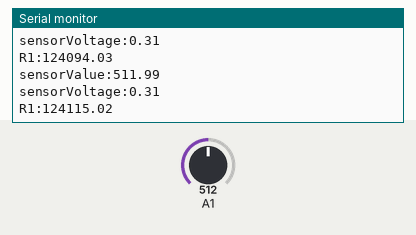
Recording of a sketch running on a simulated Arduino Uno, built with avr-gcc and run on an emulated ATmega328P. Parts: the last lines printed to the serial monitor. The inputs (shaded band) are chosen by the test bench; at power-on: A1 = 512.

Above: at 1.2 s.
1.3 s: A1 set to 104
At 1.47 s:
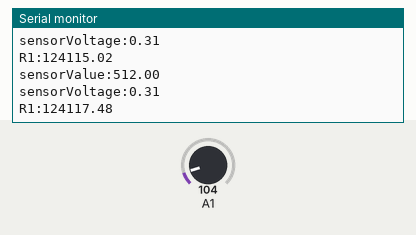
4.3 s: A1 set to 93
At 4.5 s:
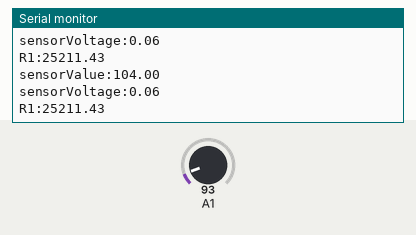
Timing chart, 0 to 7.3 s (numbered marks = the images above; inputs shaded):
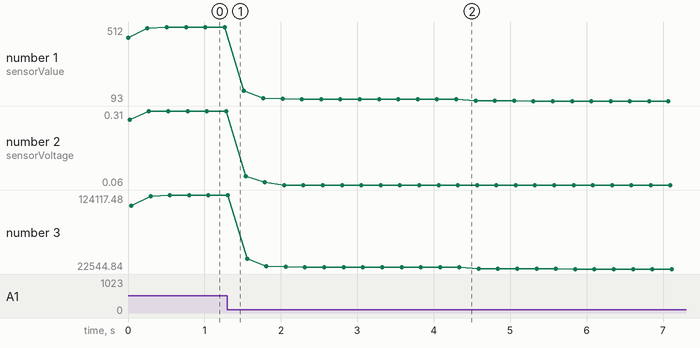

The sketch:

lab03-2.ino
```cpp
double sensorValue,sensorVoltage,R1;
void setup() {
  Serial.begin(9600);
}

void loop() {
  for (int i = 0; i <= 5; i++)
    sensorValue = 0.7 * sensorValue + 0.3 * analogRead(A1);
  sensorVoltage = sensorValue * 2.5 / 4095;
  R1 = sensorVoltage * 992700 / 2.5;
  Serial.print("sensorValue:");
  Serial.println(sensorValue);
  Serial.print("sensorVoltage:");
  Serial.println(sensorVoltage);
  Serial.print("R1:");
  Serial.println(R1);
  delay(250);
}
```

Measured:
- plotted number 1: 512 → 104 after the input at 1.3 s, 104 → 93 after the input at 4.3 s
- plotted number 2: 0.31 → 0.06 after the input at 1.3 s
- plotted number 3: 124115.02 → 25211.43 after the input at 1.3 s, 25211.43 → 22544.84 after the input at 4.3 s
